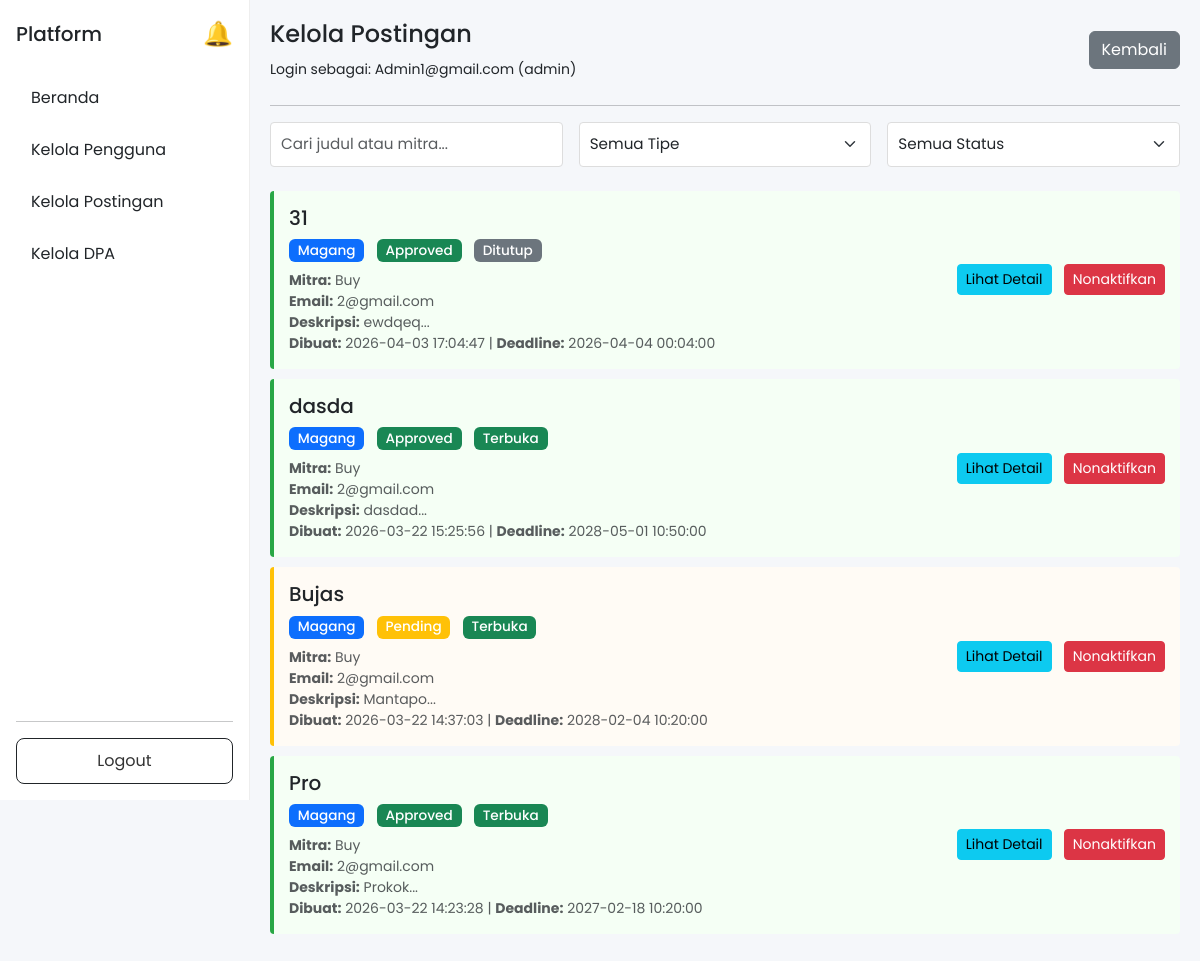
/views/admin/posts.php (signed in), run on an earlier commit of the app's database.
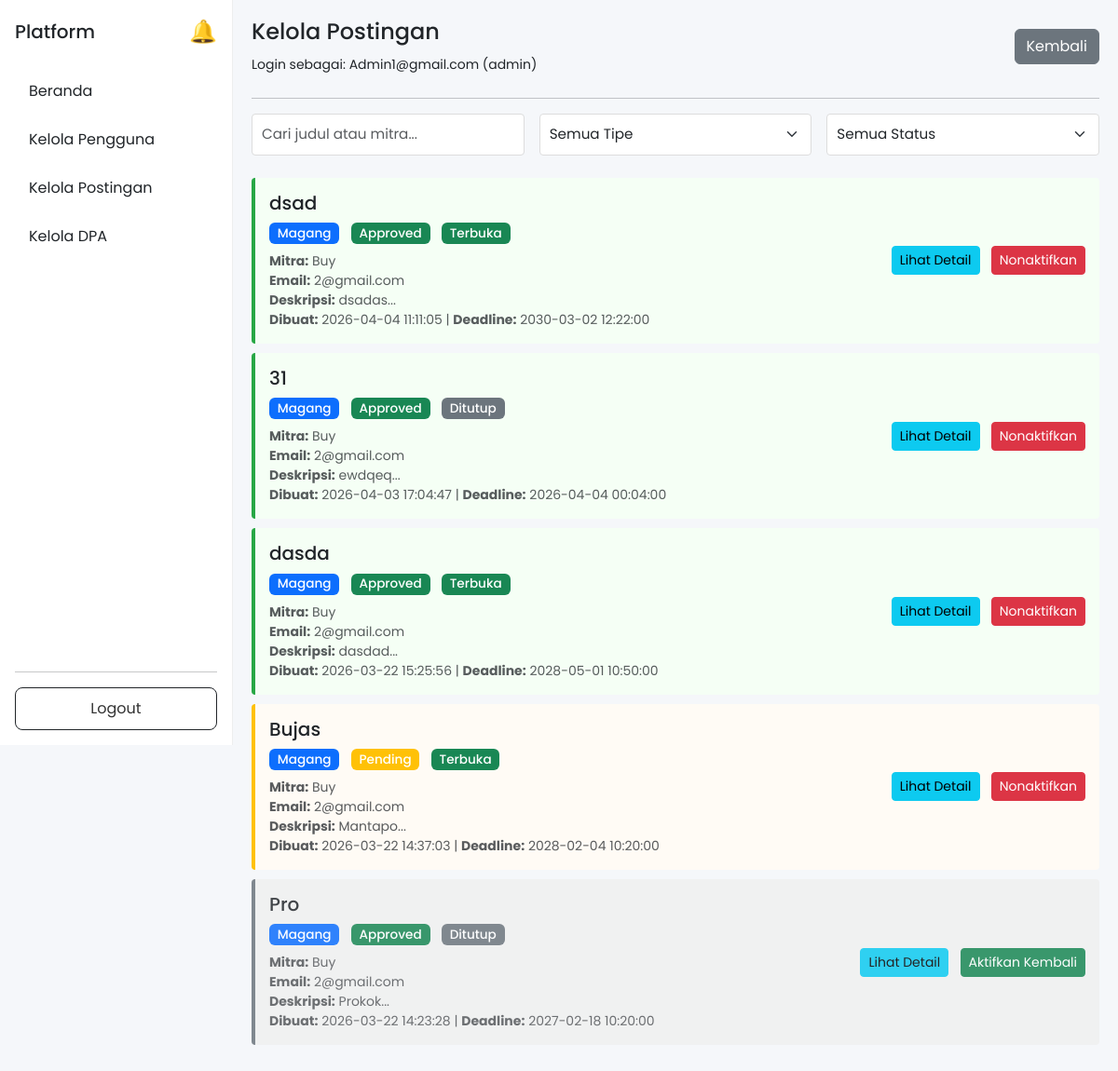
And on a later commit of the database.
### tables this page shows
CREATE TABLE `peluang` (
  `id` int NOT NULL,
  `mitra_id` int NOT NULL,
  `judul` varchar(150) NOT NULL,
  `deskripsi` text NOT NULL,
  `tipe` enum('magang','kursus') NOT NULL,
  `lokasi` varchar(100) DEFAULT NULL,
  `kuota` int DEFAULT '0',
  `min_ipk` decimal(3,2) DEFAULT '0.00',
  `min_semester` int DEFAULT '1',
  `fakultas` varchar(100) DEFAULT NULL,
  `deadline` datetime NOT NULL,
  `status` enum('pending','approved','rejected') DEFAULT 'approved',
  `created_at` timestamp NULL DEFAULT CURRENT_TIMESTAMP,
  `closed_at` timestamp NULL DEFAULT NULL
);

CREATE TABLE `mitra` (
  `id` int NOT NULL,
  `user_id` int NOT NULL,
  `nama_organisasi` varchar(150) DEFAULT NULL,
  `deskripsi` text,
  `kontak` varchar(100) DEFAULT NULL,
  `status_verifikasi` enum('pending','approved','rejected') DEFAULT 'pending'
);

CREATE TABLE `users` (
  `id` int NOT NULL,
  `email` varchar(100) NOT NULL,
  `password` varchar(255) NOT NULL,
  `role` enum('mahasiswa','mitra','admin','dpa') NOT NULL,
  `created_at` timestamp NULL DEFAULT CURRENT_TIMESTAMP,
  `status` enum('active','pending','inactive') DEFAULT 'active'
);

### views/admin/posts.php (the view, shortened to what the changed rows need)
<?php
include __DIR__ . '/../../config/database.php';
$query = "SELECT p.*, u.email as mitra_email, m.nama_organisasi
          FROM peluang p
          JOIN users u ON p.mitra_id = u.id
          LEFT JOIN mitra m ON u.id = m.user_id
          ORDER BY p.created_at DESC";
$stmt = mysqli_prepare($conn, $query);
mysqli_stmt_execute($stmt);
$result = mysqli_stmt_get_result($stmt);
$posts = [];
while ($row = mysqli_fetch_assoc($result)) {
    $posts[] = $row;
}
?>
<!DOCTYPE html>
<html>
<head>
    <link href="https://cdn.jsdelivr.net/npm/bootstrap@5.3.0/dist/css/bootstrap.min.css" rel="stylesheet">
    <link rel="stylesheet" href="../../assets/css/global.css">
    <link rel="stylesheet" href="../../assets/css/layout.css">
    <link rel="stylesheet" href="../../assets/css/admin.css">
</head>
<body>
<div class="d-flex">
    <div class="content">
        <?php if (empty($posts)): ?>
            <div class="alert alert-info">
                Belum ada postingan di sistem.
            </div>
        <?php else: ?>
            <div id="postsList">
                <?php foreach ($posts as $post): ?>
                    <?php
                    $current_date = date('Y-m-d H:i:s');
                    $is_manually_closed = !empty($post['closed_at']);
                    $is_deadline_passed = $post['deadline'] < $current_date;
                    $is_post_open = !$is_manually_closed && !$is_deadline_passed;
                    $status = $is_post_open ? 'Terbuka' : 'Ditutup';
                    $status_badge = $is_post_open ? 'bg-success' : 'bg-secondary';
                    $approval_status = ucfirst($post['status']);
                    $approval_badge = $post['status'] == 'approved' ? 'bg-success' : ($post['status'] == 'pending' ? 'bg-warning' : 'bg-danger');
                    $row_class = $is_manually_closed ? 'deactivated' : $post['status'];
                    $post_type = ucfirst(htmlspecialchars($post['tipe']));
                    $post_type_badge = $post['tipe'] == 'magang' ? 'bg-primary' : 'bg-info';
                    ?>
                    <div class="post-row <?= $row_class; ?>" data-type="<?= $post['tipe']; ?>" data-status="<?= $post['status']; ?>">
                        <div class="row align-items-center">
                            <div class="col-md-7">
                                <h5 class="mb-2">
                                    <?php echo htmlspecialchars($post['judul']); ?>
                                </h5>
                                <div class="mb-2">
                                    <span class="badge <?= $post_type_badge; ?> status-badge me-2">
                                        <?php echo $post_type; ?>
                                    </span>
                                    <span class="badge <?= $approval_badge; ?> status-badge me-2">
                                        <?php echo $approval_status; ?>
                                    </span>
                                    <span class="badge <?= $status_badge; ?> status-badge">
                                        <?php echo $status; ?>
                                    </span>
                                </div>
                                <small class="text-muted d-block">
                                    <strong>Mitra:</strong> <?php echo htmlspecialchars($post['nama_organisasi'] ?? 'Unknown'); ?>
                                </small>
                                <small class="text-muted d-block">
                                    <strong>Email:</strong> <?php echo htmlspecialchars($post['mitra_email']); ?>
                                </small>
                                <small class="text-muted d-block">
                                    <strong>Deskripsi:</strong> <?php echo htmlspecialchars(substr($post['deskripsi'], 0, 100)); ?>...
                                </small>
                                <small class="text-muted d-block">
                                    <strong>Dibuat:</strong> <?php echo $post['created_at']; ?> |
                                    <strong>Deadline:</strong> <?php echo $post['deadline']; ?>
                                </small>
                            </div>
                            <div class="col-md-5 text-end">
                                <a href="<?= BASE_URL ?>/views/posts/detail.php?id=<?php echo $post['id']; ?>"
                                   class="btn btn-info btn-sm me-2"
                                   target="_blank">
                                    <i class="bi bi-eye"></i> Lihat Detail
                                </a>
                                <?php if ($is_manually_closed): ?>
                                    <button type="button"
                                            class="btn btn-success btn-sm"
                                            onclick="reactivatePost(<?php echo $post['id']; ?>, '<?php echo htmlspecialchars(addslashes($post['judul'])); ?>')">
                                        <i class="bi bi-arrow-clockwise"></i> Aktifkan Kembali
                                    </button>
                                <?php else: ?>
                                    <button type="button"
                                            class="btn btn-danger btn-sm"
                                            onclick="deactivatePost(<?php echo $post['id']; ?>, '<?php echo htmlspecialchars(addslashes($post['judul'])); ?>')">
                                        <i class="bi bi-trash"></i> Nonaktifkan
                                    </button>
                                <?php endif; ?>
                            </div>
                        </div>
                    </div>
                <?php endforeach; ?>
            </div>
        <?php endif; ?>
    </div>
</div>
</body>
</html>

What changed in the data, as far as the page shows it:
added peluang: judul "dsad", tipe "Magang", status "Approved", status "Terbuka", mitra.nama_organisasi "Buy", mitra.email "2@gmail.com", deskripsi "dsadas", created_at "2026-04-04 11:11:05", deadline "2030-03-02 12:22:00"
changed peluang "Pro": closed_at "Terbuka" → "Ditutup"; closed_at "Nonaktifkan" → "Aktifkan Kembali"
